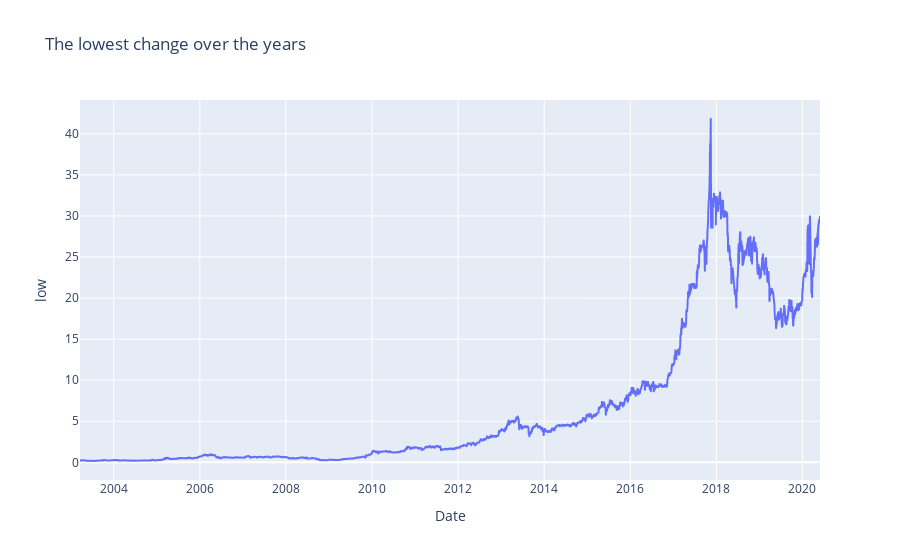

Source (notebook cell):
### Code cell
fig = px.line(aselsan, x = 'Date', y = 'low', title='The lowest change over the years')
fig.show()

### Figure 1 — Plotly figure (JSON) as saved in the notebook; plotly's stock layout.template omitted (floating-point values rounded to 4 significant figures; data arrays with more than 128 entries replaced by an {"elided": "..."} marker saying what was removed)
{"data": [{"hovertemplate": "Date=%{x}<br>low=%{y}<extra></extra>", "legendgroup": "", "line": {"color": "#636efa", "dash": "solid"}, "marker": {"symbol": "circle"}, "mode": "lines", "name": "", "showlegend": false, "type": "scattergl", "x": {"elided": "4382 str values"}, "xaxis": "x", "y": {"elided": "4382 float values"}, "yaxis": "y"}], "layout": {"legend": {"tracegroupgap": 0}, "title": {"text": "The lowest change over the years"}, "xaxis": {"anchor": "y", "domain": [0, 1], "title": {"text": "Date"}}, "yaxis": {"anchor": "x", "domain": [0, 1], "title": {"text": "low"}}}}
